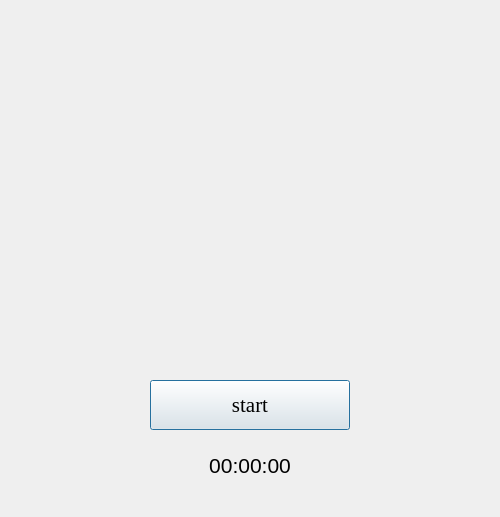
<?xml version="1.0" encoding="UTF-8"?>
<ui version="4.0">
 <class>Dialog</class>
 <widget class="QDialog" name="Dialog">
  <property name="geometry">
   <rect>
    <x>0</x>
    <y>0</y>
    <width>500</width>
    <height>517</height>
   </rect>
  </property>
  <property name="windowTitle">
   <string>Dialog</string>
  </property>
  <widget class="QPushButton" name="button">
   <property name="geometry">
    <rect>
     <x>150</x>
     <y>380</y>
     <width>200</width>
     <height>50</height>
    </rect>
   </property>
   <property name="font">
    <font>
     <family>Times New Roman</family>
     <pointsize>16</pointsize>
    </font>
   </property>
   <property name="text">
    <string>start</string>
   </property>
  </widget>
  <widget class="QLabel" name="lbl">
   <property name="geometry">
    <rect>
     <x>150</x>
     <y>440</y>
     <width>200</width>
     <height>50</height>
    </rect>
   </property>
   <property name="font">
    <font>
     <pointsize>16</pointsize>
    </font>
   </property>
   <property name="text">
    <string>00:00:00</string>
   </property>
   <property name="alignment">
    <set>Qt::AlignCenter</set>
   </property>
  </widget>
 </widget>
 <layoutdefault spacing="6" margin="11"/>
 <resources/>
 <connections/>
</ui>
